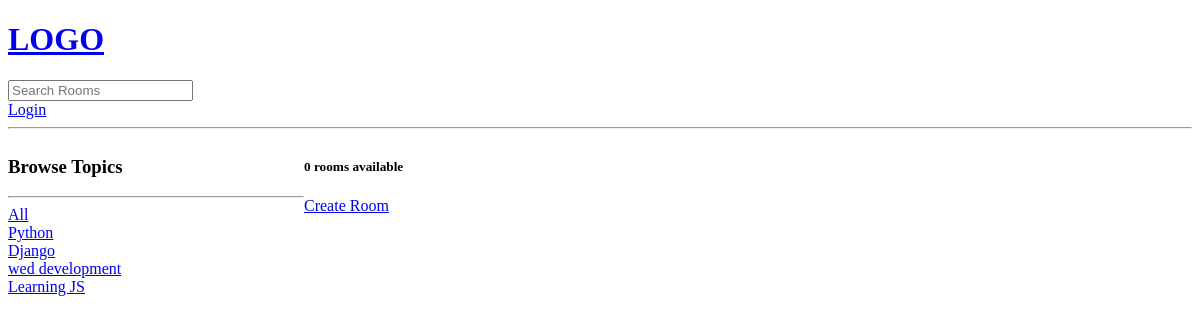
Page /?q=NodeJS on the earlier database version.
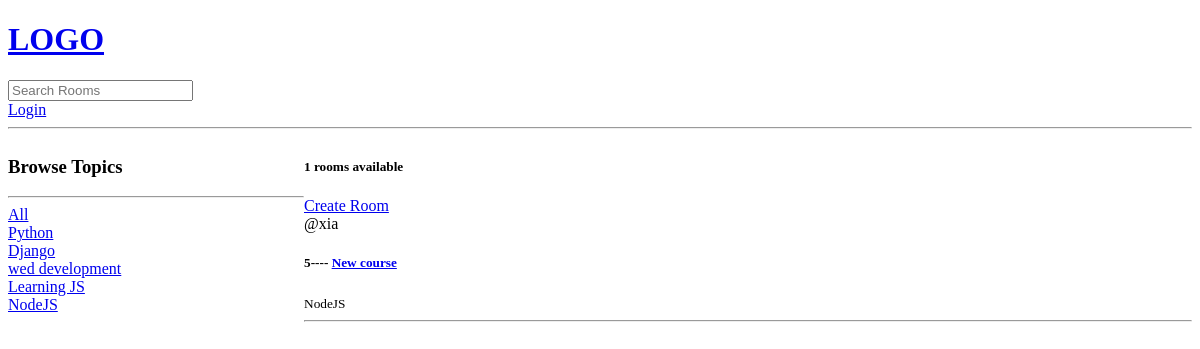
Same page on the later database version.
### studyapp/models.py (models this page shows, shortened)
class Topic(models.Model):
    name = models.CharField(max_length=200)

class Room(models.Model):
    host = models.ForeignKey(User, on_delete=models.SET_NULL, null=True)
    topic = models.ForeignKey("Topic", on_delete=models.SET_NULL, null=True)
    name = models.CharField(max_length=200)
    description = models.TextField(null=True, blank=True)
    updated = models.DateTimeField(auto_now=True)
    created = models.DateTimeField(auto_now_add=True)
    class Meta:
        ordering = ["-updated", "-created"]

### studyapp/views.py (the view)
# urls.py: path("", views.home, name="home"),
def home(request):
    q = request.GET.get("q") if request.GET.get("q") != None else ""
    rooms = Room.objects.filter(
        Q(topic__name__contains=q) | Q(name__icontains=q) | Q(description__icontains=q)
    )
    topics = Topic.objects.all()
    room_count = rooms.count()
    context = {"rooms": rooms, "topics": topics, "room_count": room_count}
    return render(request, "studyapp/home.html", context)

### studyapp/templates/studyapp/home.html (shortened to what this page needs)
{%extends 'main.html'%} {%block content %}
<div class="home-container">
  <div>
    <h3>Browse Topics</h3>
    <hr />
    <div>
      <a href="{%url 'home'%}">All</a>
    </div>
    {%for topic in topics%}
    <div>
      <a href="{%url 'home' %}?q={{topic.name}}">{{topic.name}}</a>
    </div>
    {%endfor%}
  </div>
  <div>
    <h5>{{room_count}} rooms available</h5>
    <a href="{% url 'create-room'%}">Create Room</a>
    <div>
      {% for room in rooms%}
      <div>
        <span>@{{room.host.username}}</span>
        <h5>
          {{room.id}}----
          <a href="{%url 'room' room.id%}">{{room.name}}</a>
        </h5>
        <small>{{room.topic.name}}</small>
        <hr />
      </div>
      {%endfor%}
    </div>
  </div>
  {%endblock content %}

Differences in the rows shown:
added Topic: name "NodeJS"
added Room: host.username "xia", id "5", name "New course", topic.name "NodeJS"
Other differences:
{{ room_count }}: "0" → "1"
